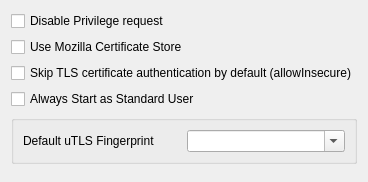
     <widget class="QWidget" name="tab_5">
      <attribute name="title">
       <string>Security</string>
      </attribute>
      <layout class="QVBoxLayout" name="verticalLayout_4">
       <item>
        <widget class="QCheckBox" name="disable_priv_req">
         <property name="text">
          <string>Disable Privilege request</string>
         </property>
        </widget>
       </item>
       <item>
        <widget class="QCheckBox" name="mozilla_cert">
         <property name="text">
          <string>Use Mozilla Certificate Store</string>
         </property>
        </widget>
       </item>
       <item>
        <widget class="QCheckBox" name="skip_cert">
         <property name="text">
          <string>Skip TLS certificate authentication by default (allowInsecure)</string>
         </property>
        </widget>
       </item>
       <item>
        <widget class="QCheckBox" name="windows_no_admin">
         <property name="toolTip">
          <string>&lt;html&gt;&lt;head/&gt;&lt;body&gt;&lt;p&gt;Do not attempt to start as Admin unless explicitly requested&lt;/p&gt;&lt;/body&gt;&lt;/html&gt;</string>
         </property>
         <property name="text">
          <string>Always Start as Standard User</string>
         </property>
        </widget>
       </item>
       <item>
        <widget class="QGroupBox" name="horizontalGroupBox2">
         <property name="sizePolicy">
          <sizepolicy hsizetype="Preferred" vsizetype="Maximum">
           <horstretch>0</horstretch>
           <verstretch>0</verstretch>
          </sizepolicy>
         </property>
         <layout class="QHBoxLayout" name="horizontalLayout_26">
          <item>
           <widget class="QLabel" name="label_18">
            <property name="text">
             <string>Default uTLS Fingerprint</string>
            </property>
           </widget>
          </item>
          <item>
           <widget class="QComboBox" name="utlsFingerprint">
            <property name="editable">
             <bool>true</bool>
            </property>
           </widget>
          </item>
         </layout>
        </widget>
       </item>
       <item>
        <spacer name="securityTabSpacer">
         <property name="orientation">
          <enum>Qt::Orientation::Vertical</enum>
         </property>
        </spacer>
       </item>
      </layout>
     </widget>
